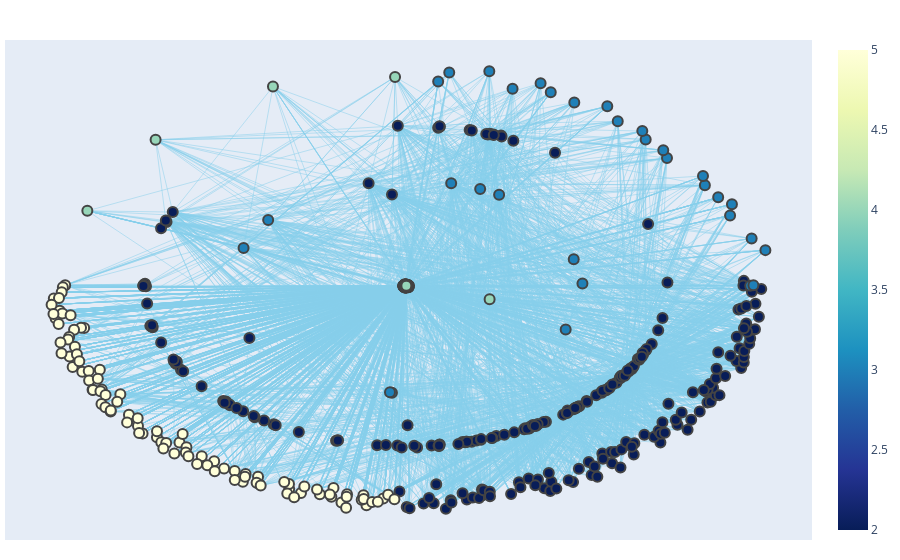

Write notebook code for a chart like this one.
### Code cell
make_interactive_graph(
    vertex_positions=g.vertex_properties["negative_positions"],
    vertex_colors=g.vertex_properties["colors"],
    vertex_data_indices=g.vertex_properties["data_indices"],
    color="skyblue")

### Figure 1 — Plotly figure (JSON) as saved in the notebook; plotly's stock layout.template omitted (floating-point values rounded to 4 significant figures; data arrays with more than 128 entries replaced by an {"elided": "..."} marker saying what was removed)
{"data": [{"line": {"color": "skyblue", "width": 0.5}, "mode": "lines", "type": "scatter", "x": {"elided": "13560 float values"}, "y": {"elided": "13560 float values"}}, {"hoverinfo": "text", "hovertemplate": "%{text}", "marker": {"color": {"elided": "1197 int values"}, "colorscale": [[0, "rgb(255,255,217)"], [0.125, "rgb(237,248,177)"], [0.25, "rgb(199,233,180)"], [0.375, "rgb(127,205,187)"], [0.5, "rgb(65,182,196)"], [0.625, "rgb(29,145,192)"], [0.75, "rgb(34,94,168)"], [0.875, "rgb(37,52,148)"], [1, "rgb(8,29,88)"]], "line": {"width": 2}, "reversescale": true, "showscale": true, "size": 10}, "mode": "markers", "text": {"elided": "1197 str values"}, "type": "scatter", "x": {"elided": "1197 float values"}, "y": {"elided": "1197 float values"}}], "layout": {"hovermode": "closest", "margin": {"b": 20, "l": 5, "r": 5, "t": 40}, "showlegend": false, "title": {"font": {"size": 16}}, "xaxis": {"showgrid": false, "showticklabels": false, "zeroline": false}, "yaxis": {"showgrid": false, "showticklabels": false, "zeroline": false}}}
